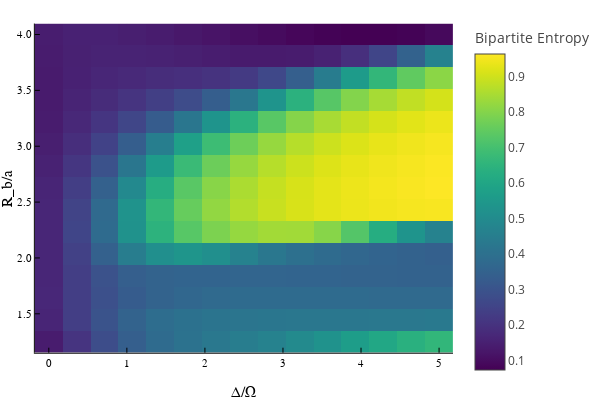

Write notebook code for a chart like this one.
### Code cell
plotlyjs()
N=8
resolution=15
separation_assumption=2
sites = siteinds("S=1/2", N)
psi0 = MPS(sites, ["Dn" for i = 1:N])
# psi0 = randomMPS(sites; linkdims=50)
plot(stand(N, resolution, separation_assumption, 1.25, 4.0, 5, psi0, sites, true))

### Figure 1 — Plotly figure (JSON) as saved in the notebook; plotly's stock layout.template omitted (floating-point values rounded to 4 significant figures; data arrays with more than 128 entries replaced by an {"elided": "..."} marker saying what was removed)
{"data": [{"colorbar": {"title": "Bipartite Entropy"}, "colorscale": {"elided": "256x2 mixed values"}, "hoverinfo": "text", "name": "y1", "showlegend": false, "showscale": true, "text": {"elided": "15x15 str values"}, "type": "heatmap", "x": [-0.1786, 0.1786, 0.5357, 0.8929, 1.25, 1.607, 1.964, 2.321, 2.679, 3.036, 3.393, 3.75, 4.107, 4.464, 4.821, 5.179], "xaxis": "x", "y": [1.152, 1.348, 1.545, 1.741, 1.938, 2.134, 2.33, 2.527, 2.723, 2.92, 3.116, 3.312, 3.509, 3.705, 3.902, 4.098], "yaxis": "y", "z": {"elided": "15x15 float values"}, "zmax": 0.9632, "zmin": 0.07365}], "layout": {"annotations": [], "height": 400, "legend": {"bgcolor": "rgba(255, 255, 255, 1.000)", "bordercolor": "rgba(0, 0, 0, 1.000)", "borderwidth": 1, "font": {"color": "rgba(0, 0, 0, 1.000)", "family": "sans-serif", "size": 11}, "title": {"font": {"color": "rgba(0, 0, 0, 1.000)", "family": "sans-serif", "size": 15}, "text": ""}, "tracegroupgap": 0, "traceorder": "normal", "x": 1, "xanchor": "auto", "y": 1, "yanchor": "auto"}, "margin": {"b": 20, "l": 0, "r": 0, "t": 20}, "paper_bgcolor": "rgba(255, 255, 255, 1.000)", "plot_bgcolor": "rgba(255, 255, 255, 1.000)", "showlegend": true, "width": 600, "xaxis": {"anchor": "y", "domain": [0.07647, 0.9934], "gridcolor": "rgba(0, 0, 0, 0.100)", "gridwidth": 0.5, "linecolor": "rgba(0, 0, 0, 1.000)", "mirror": false, "range": [-0.1786, 5.179], "showgrid": true, "showline": true, "showticklabels": true, "tickangle": 0, "tickcolor": "rgb(0, 0, 0)", "tickfont": {"color": "rgba(0, 0, 0, 1.000)", "family": "sans-serif", "size": 11}, "tickmode": "array", "ticks": "inside", "ticktext": ["0", "1", "2", "3", "4", "5"], "tickvals": [0, 1, 2, 3, 4, 5], "title": "Δ/Ω", "titlefont": {"color": "rgba(0, 0, 0, 1.000)", "family": "sans-serif", "size": 15}, "type": "-", "visible": true, "zeroline": false, "zerolinecolor": "rgba(0, 0, 0, 1.000)"}, "yaxis": {"anchor": "x", "domain": [0.07581, 0.9902], "gridcolor": "rgba(0, 0, 0, 0.100)", "gridwidth": 0.5, "linecolor": "rgba(0, 0, 0, 1.000)", "mirror": false, "range": [1.152, 4.098], "showgrid": true, "showline": true, "showticklabels": true, "tickangle": 0, "tickcolor": "rgb(0, 0, 0)", "tickfont": {"color": "rgba(0, 0, 0, 1.000)", "family": "sans-serif", "size": 11}, "tickmode": "array", "ticks": "inside", "ticktext": ["1.5", "2.0", "2.5", "3.0", "3.5", "4.0"], "tickvals": [1.5, 2, 2.5, 3, 3.5, 4], "title": "R_b/a", "titlefont": {"color": "rgba(0, 0, 0, 1.000)", "family": "sans-serif", "size": 15}, "type": "-", "visible": true, "zeroline": false, "zerolinecolor": "rgba(0, 0, 0, 1.000)"}}}
